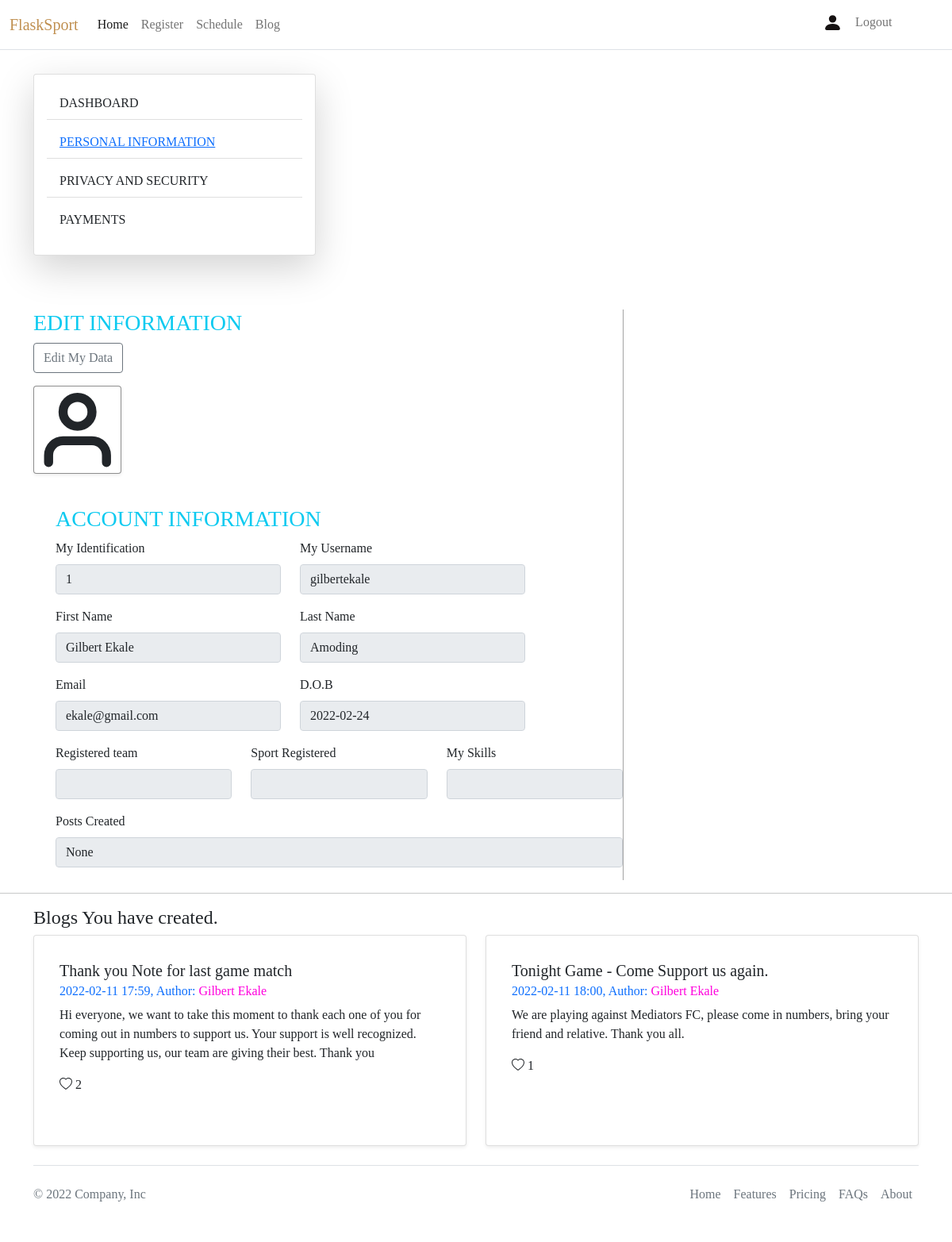
The page /user/user-profile/ (signed in) on the database as committed earlier.
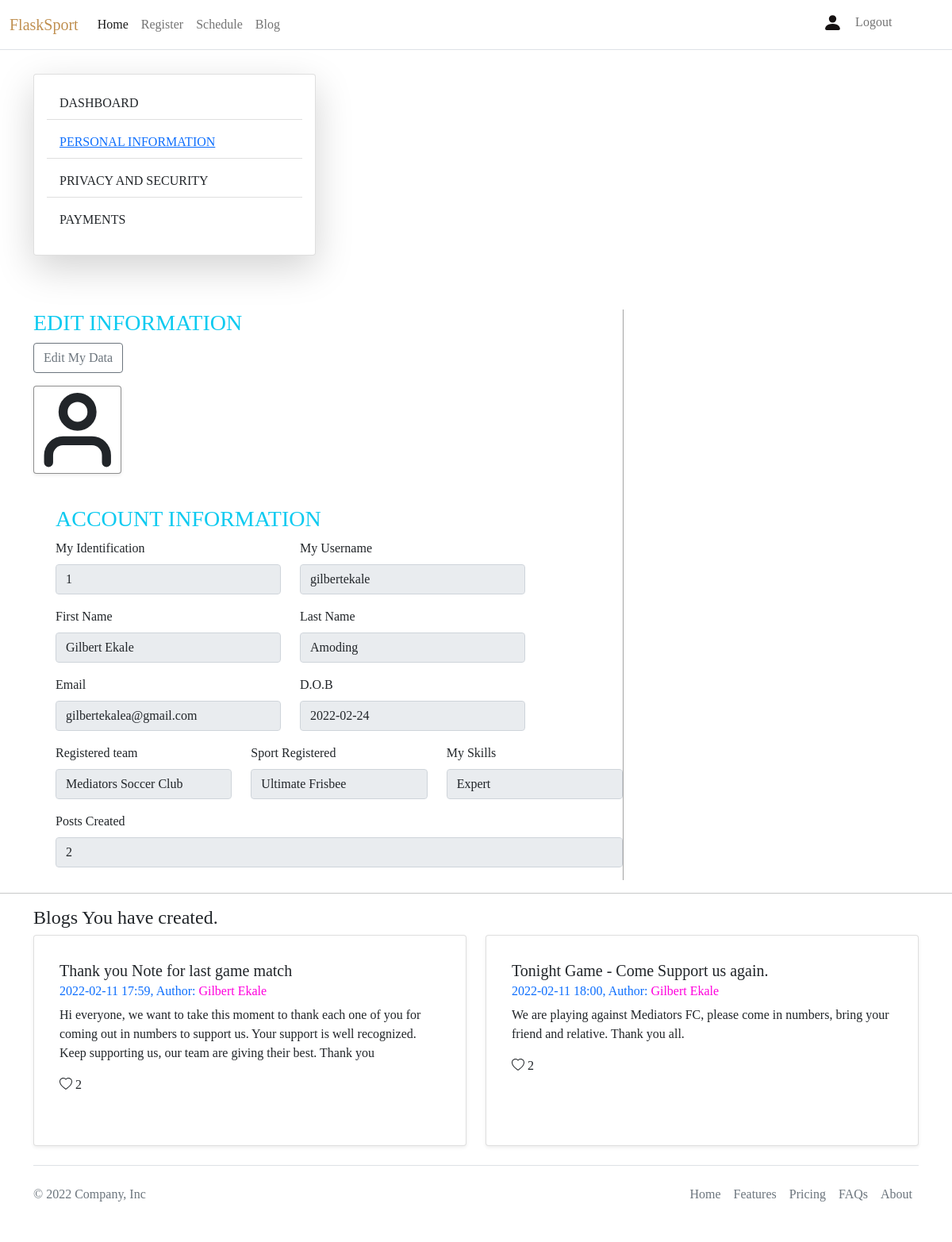
The same page on the database as committed later.
### sport/models.py (models this page shows, shortened)
class User(db.Model, UserMixin):
    id = db.Column(db.Integer(), primary_key=True)
    username = db.Column(db.String(length=20), nullable=False, unique=True)
    first_name = db.Column(db.String(length=30), nullable=False, unique=True)
    last_name = db.Column(db.String(length=20), nullable=False, unique=True)
    email = db.Column(db.String(length=20), nullable=False, unique=True)
    password_hash = db.Column(db.String(length=80), nullable=False)
    date_of_birth = db.Column(db.String(length=10), nullable=False)
    team_id = db.Column(
        db.Integer(), db.ForeignKey("team.id"), nullable=True
    )  # created only when the user registers for sport.
    is_registered = db.Column(
        db.Boolean(), nullable=True
    )  # updated when user registers.
    user_bookmarked = db.relationship("Bookmarks", backref="user", lazy=True)
    posts_created = db.relationship("Post", backref="user", lazy=True)
    player_attributes = db.relationship("Attributes", backref="user", lazy=True)
    @property
    def password(self):
        return self.password

class Post(db.Model):
    id = db.Column(db.Integer(), primary_key=True)
    post_title = db.Column(db.String(length=30), nullable=False)
    post_content = db.Column(db.String(length=1024), nullable=False, unique=True)
    date_created = db.Column(db.String(length=14), nullable=False)
    likes_count = db.Column(db.Integer(), nullable=True, default=0)
    creator_id = db.Column(db.Integer(), db.ForeignKey("user.id"), nullable=False)
    bookmarked = db.relationship("Bookmarks", backref="post", lazy=True)

### sport/routes.py (the view)
@app.route("/user/user-profile/", methods=["POST", "GET"])
@login_required
def view_user_profile():
    if request.method == "GET":
        blogs = Post.query.filter_by(creator_id=current_user.id).all()
        if current_user.team_id != None:
            team = Team.query.filter_by(id=int(current_user.team_id)).first()
            sport = Attributes.query.filter_by(id=int(current_user.id)).first()
            post = Post.query.filter_by(creator_id=int(current_user.id)).count()
        else:
            team = None
            sport = None
            post = None
        user_profile = ViewUserProfileForm()
        return render_template(
            "user/user-profile.html",
            user_profile=user_profile,
            team=team,
            sport=sport,
            post=post,
            blogs=blogs,
        )

### sport/forms.py
class ViewUserProfileForm(FlaskForm):
    id = StringField(label="My Identification", validators=[DataRequired()])
    username = StringField(label="My Username", validators=[DataRequired()])
    first_name = StringField(label="First Name", validators=[DataRequired()])
    last_name = StringField(label="Last Name", validators=[DataRequired()])
    email = StringField(label="Email", validators=[Email(), DataRequired()])
    date_of_birth = StringField(label="D.O.B", validators=[DataRequired()])
    team = StringField(label="Registered team", validators=[DataRequired()])
    sport = StringField(
        label="Sport Registered", validators=[DataRequired()]
    )  # retrieve from attributes
    post = StringField(
        label="Posts Created", validators=[DataRequired()]
    )  # retrieve from posts
    skill = StringField(
        label="My Skills", validators=[DataRequired()]
    )  # retrive from attrinutes

### sport/models.py (called while the page is built)
@login_manager.user_loader
def load_user(user_id):
    return User.query.get(int(user_id))

### sport/templates/user/user-profile.html (shortened to what this page needs)
{% extends 'base.html' %} {% block title %} {% endblock %} {% block content %}
<body>
  <div class="container">
    <div class="row">
      <div class="col-lg-4 col-md-6 col-sm-12" style="margin-top: 30px">
        <div class="card shadow-lg p-3 mb-5 bg-body rounded">
          <ul
            class="list-group list-group-flush"
            style="font-family: 'Merriweather', serif"
          >
            <li class="list-group-item mb-2">DASHBOARD</li>
            <li class="list-group-item mb-2">
              <a href="#personal-data">
              PERSONAL INFORMATION
            </a></li>
            <li class="list-group-item mb-2">PRIVACY AND SECURITY</li>
            <li class="list-group-item mb-2">PAYMENTS</li>
          </ul>
        </div>
      </div>
    <section id="personal-data">
      <div class="col-lg-8 col-md-6 col-sm-12 g-3" style="border-right: 1px solid rgba(0, 0, 0, 0.36); margin-top: 20px">
        <div class="mb-3">
          <h3 class="font-weight-bolder text-info" style="color: black">
            EDIT INFORMATION
          </h3>
          <button type="button" class="btn btn-outline-secondary" id="btns">
            Edit My Data
          </button>
        </div>
        <form method="POST" class="form-rigister">
          <div
            class="mb-3 shadow-sm bg-body rounded"
            style="margin-right: 85%; border: 1px solid rgba(0, 0, 0, 0.442)"
          >
            <svg
              xmlns="http://www.w3.org/2000/svg"
              width="100%"
              height="100%"
              viewBox="0 0 24 24"
              fill="none"
              stroke="currentColor"
              stroke-width="2.5"
              stroke-linecap="round"
              stroke-linejoin="round"
              class="feather feather-user"
            >
              <path d="M20 21v-2a4 4 0 0 0-4-4H8a4 4 0 0 0-4 4v2"></path>
              <circle cx="12" cy="7" r="4"></circle>
            </svg>
          </div>
          <br />
          <div class="row ms-3">
            <h3 class="text-info">ACCOUNT INFORMATION</h3>
          </div>
          {% if current_user.is_authenticated %}
          <fieldset disabled id="fieldset">
            <div class="row ms-3">
              <div class="col-lg-5 mb-3">
                {{user_profile.id.label(class="form-label")}}
                {{user_profile.id(class="form-control", autocomplete='off',
                placeholder='Indentity',value=current_user.id)}}
              </div>
              <div class="col-lg-5 mb-3">
                {{user_profile.username.label(class="form-label")}}
                {{user_profile.username(class="form-control",autocomplete='off',placeholder='User
                Name', value=current_user.username)}}
              </div>
            </div>
            <div class="row ms-3">
              <div class="col-lg-5 mb-3">
                {{user_profile.first_name.label(class="form-label")}}
                {{user_profile.first_name(class="form-control",autocomplete='off',placeholder='Team
                Name', value=current_user.first_name)}}
              </div>
              <div class="col-lg-5 mb-3">
                {{user_profile.last_name.label(class="form-label")}}
                {{user_profile.last_name(class="form-control",autocomplete='off',placeholder='Team
                Name', value=current_user.last_name)}}
              </div>
            </div>
            <div class="row ms-3">
              <div class="col-lg-5 mb-3">
                {{user_profile.email.label(class="form-label")}}
                {{user_profile.email(class="form-control",
                value=current_user.email)}}
              </div>
              <div class="col-lg-5 mb-3">
                {{user_profile.date_of_birth.label(class="form-label")}}
                {{user_profile.date_of_birth(class="form-control",
                value=current_user.date_of_birth)}}
              </div>
            </div>
            <div class="row ms-3">
              <div class="col-lg-4 mb-3">
                {{user_profile.team.label(class="form-label")}}
                {{user_profile.team(class="form-control", value=team.name)}}
              </div>
              <div class="col-lg-4 mb-3">
                {{user_profile.sport.label(class="form-label")}}
                {{user_profile.sport(class="form-control",
                value=sport.sports_registered)}}
              </div>
              <div class="col-lg-4 mb-3">
                {{user_profile.skill.label(class="form-label")}}
                {{user_profile.skill(class="form-control",
                value=sport.skills_level)}}
              </div>
            </div>
            <div class="row ms-3">
              <div class="mb-3">
                {{user_profile.post.label(class="form-label")}}
                {{user_profile.post(class="form-control", value=post)}}
              </div>
            </div>
          </fieldset>
          {% endif %}
        </form>
      </div>
    </section>
    </div>
  </div>
  <hr />
  <section id="recent-blogs">
    <div class="container">
      <h4>Blogs You have created.</h4>
      <div class="row row-cols-1 row-cols-md-2 g-4">
        {% if current_user.is_authenticated %} {% for item in blogs %}
        <div class="col">
          <div class="card shadow-sm p-3 mb-3 bg-body rounded h-100">
            <div class="card-body">
              <h5 class="card-title font-weight-bold">{{item.post_title}}</h5>
              <h6 class="card-subtitle mb-2 text-primary">
                {{item.date_created[:16]}}, Author:
                <span style="color: rgb(255, 0, 221)"
                  >{{current_user.first_name}}
                </span>
              </h6>
              <p class="card-text">{{item.post_content}}</p>
              <p>
                <span id="likes-item-{{item.id}}">{{item.likes_count}}</span>
              </p>
            </div>
          </div>
        </div>
        {% endfor %} {% endif %}
      </div>
    </div>
  </section>
</body>
{% endblock %}

### sport/templates/base.html (shortened to what this page needs)
<!doctype html>
<html lang="en">
<head>
    <link rel="stylesheet" href="static/css/style.css">
    <link href="https://cdn.jsdelivr.net/npm/bootstrap@5.1.3/dist/css/bootstrap.min.css" rel="stylesheet"
>
</head>
<body>
    <nav class="navbar navbar-expand-md navbar-light border-bottom">
        <div class="container-fluid">
            <a class="navbar-brand" href="{{url_for('home_page')}}"
                style="font-family: 'Merriweather', serif;color:rgba(169, 104, 18, 0.734)">FlaskSport</a>
            <div class="row collapse navbar-collapse" id="navbarNav" style="font-family: 'Merriweather', serif">
                <div class="col-lg-10">
                    <ul class="navbar-nav">
                        <li class="nav-item">
                            <a class="nav-link active" aria-current="page" href="{{url_for('home_page')}}">Home</a>
                        </li>
                        {% if current_user.is_authenticated %}
                        <li class="nav-item">
                            <a class="nav-link" href="{{url_for('registration_page')}}">Register</a>
                        </li>
                        {% endif %}
                        <li class="nav-item">
                            <a class="nav-link" href="{{url_for('schedule_page')}}">Schedule</a>
                        </li>
                        {% if current_user.is_authenticated%}
                        <li class="nav-item">
                            <a class="nav-link" href="{{url_for('blog_page')}}">Blog</a>
                        </li>
                        {% endif%}
                    </ul>
                </div>
                <div class='col-lg-2'>
                    <ul class="navbar-nav">
                        {% if current_user.is_authenticated%}
                        <li class="nav-item">
                            <a class="nav-link text-capitalize" href="{{url_for('view_user_profile')}}"
                                style='color:rgba(8, 4, 4, 0.945)'>
                        <svg xmlns="http://www.w3.org/2000/svg" width="25" height="25" fill="currentColor" class="bi bi-person-fill"
                            viewBox="0 0 16 16">
                            <path d="M3 14s-1 0-1-1 1-4 6-4 6 3 6 4-1 1-1 1H3zm5-6a3 3 0 1 0 0-6 3 3 0 0 0 0 6z" />
                        </svg>
                            </a>
                        </li>
                        <li class="nav-item justify-content-end">
                            <a class="nav-link" href="{{url_for('logout_page')}}">Logout</a>
                        </li>
                        {% endif %}
                    </ul>
                </div>
            </div>
        </div>
    </nav>
    {% block content %}
    {% endblock %}
    {% include 'includes/footer.html' %}
</body>
</html>

### sport/templates/includes/footer.html
<div class="container">
  <footer class="d-flex flex-wrap justify-content-between align-items-center py-3 my-4 border-top">
    <p class="col-md-4 mb-0 text-muted">&copy; 2022 Company, Inc</p>
    <a href="/"
      class="col-md-4 d-flex align-items-center justify-content-center mb-3 mb-md-0 me-md-auto link-dark text-decoration-none">
      <svg class="bi me-2" width="40" height="32">
        <use xlink:href="#bootstrap" />
      </svg>
    </a>
    <ul class="nav col-md-4 justify-content-end">
      <li class="nav-item"><a href="#" class="nav-link px-2 text-muted">Home</a></li>
      <li class="nav-item"><a href="#" class="nav-link px-2 text-muted">Features</a></li>
      <li class="nav-item"><a href="#" class="nav-link px-2 text-muted">Pricing</a></li>
      <li class="nav-item"><a href="#" class="nav-link px-2 text-muted">FAQs</a></li>
      <li class="nav-item"><a href="#" class="nav-link px-2 text-muted">About</a></li>
    </ul>
  </footer>
</div>

### sport/templates/user/user-profile.html (style rules this page uses)
svg { cursor: pointer; }

### sport/templates/base.html (style rules this page uses)
body { font-family: 'Times New Roman', Times, serif; }
h1, h3, h4 { font-family: 'Merriweather', serif; }
.bi { vertical-align: -.125em; fill: currentColor; }

Rows that differ between the two databases and show on the page:
changed User "Gilbert Ekale": email "ekale@gmail.com" → "gilbertekalea@gmail.com"; team (not shown) → "Mediators Soccer Club"
changed Post "Tonight Game - Come Support us again.": likes_count "1" → "2"
Other text that changed with them:
form field sport: (not shown) → "Ultimate Frisbee"
form field skill: (not shown) → "Expert"
form field post: "None" → "2"
